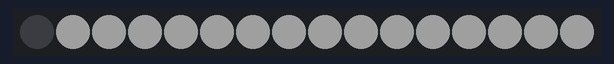
Simulated run of this sketch. Board: Arduino Uno, built with avr-gcc and run on an emulated ATmega328P. On the bench: 16 RGB LEDs in strip order, left to right. Dim RGB values are drawn brighter than linear.

Above: at 3.35 s.
At 3.95 s:
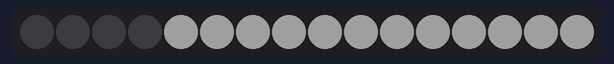
At 4.35 s:
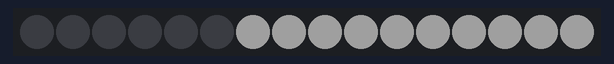
At 4.75 s:
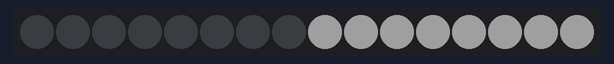
At 5.36 s:
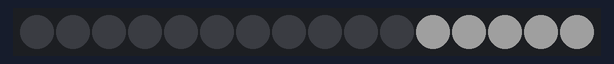
At 6.16 s:
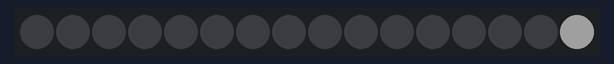

The sketch:

Lab2-2.ino
```cpp
#include <Adafruit_NeoPixel.h>

// 建立燈條物件, 參數為：共16顆LED, 資料線接在Pin6
Adafruit_NeoPixel strip = Adafruit_NeoPixel(16, 6);

void setup() {
  strip.begin();                  // 將燈條物件初始化, 並設為全暗
  strip.setBrightness(32);        // 將整體亮度降為 1/8
  strip.show();                   // 讓燈條顯示出所設定的狀態
}

void loop() {
  colorWipe(255,   0,   0, 50);   // 依序亮紅燈
  colorWipe(  0, 255,   0, 50);   // 依序亮綠燈
  colorWipe(  0,   0, 255, 50);   // 依序亮藍燈
  colorWipe(255, 255, 255, 50);   // 依序亮白燈
  colorWipe(  0,   0,   0, 200);  // 依序熄燈 (慢速)
}

// 著色特效：依序顯示指定的rgb顏色, 每顯示一顆就暫停 waitMs 毫秒
void colorWipe(byte r, byte g, byte b, int waitMs) {
  for (unsigned i = 0; i < strip.numPixels(); i++) { // 由0開始依序點亮
    strip.setPixelColor(i, r, g, b);  // 點亮指定的顏色
    strip.show();                     // 將設定顯示出來
    delay(waitMs);                    // 暫停 waitMs 毫秒
  }
}
```

Measured:
- by itself, everything shown: repeats every 6.5 s, in 80 steps
